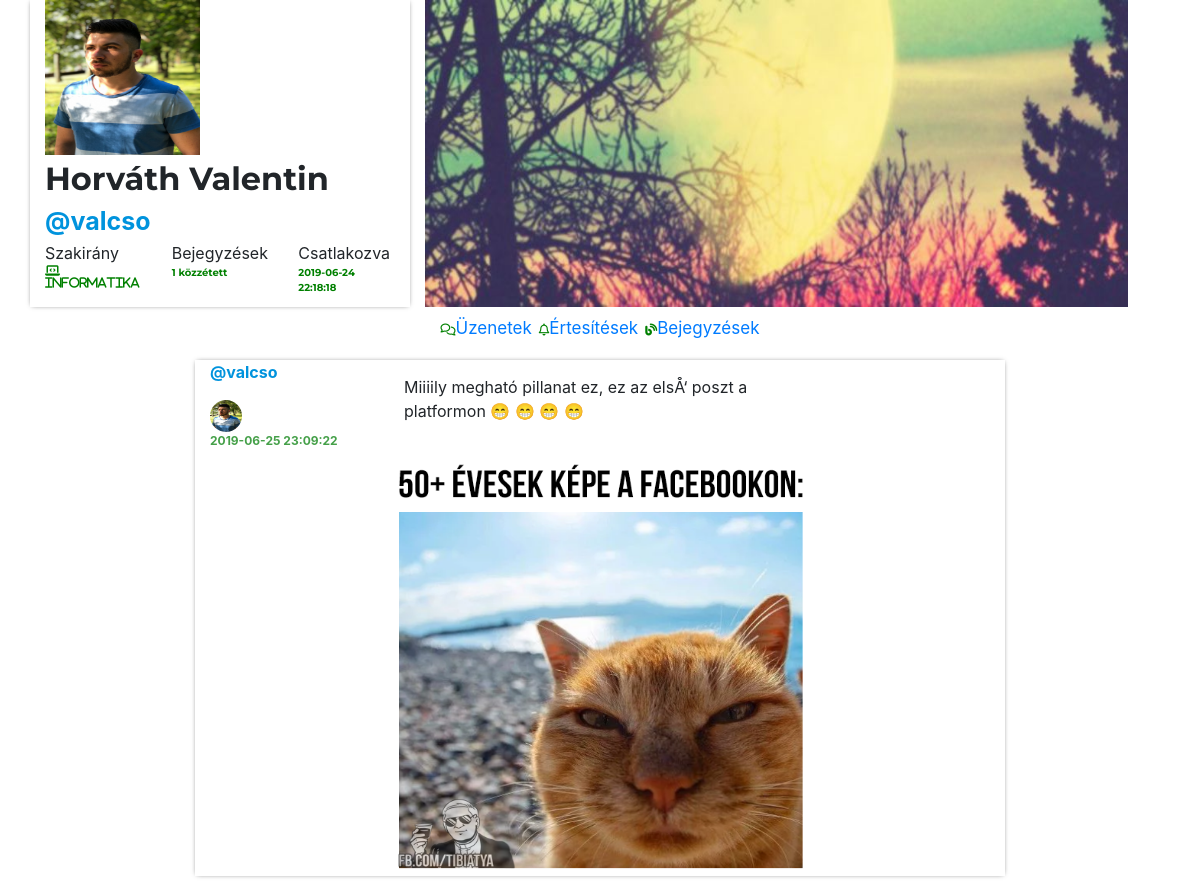
The app's page /php/profile.php?uid=23 with its own data.
### tables this page shows
CREATE TABLE IF NOT EXISTS `users` (
  `user_id` int(11) NOT NULL AUTO_INCREMENT,
  `f_name` mediumtext NOT NULL,
  `l_name` mediumtext NOT NULL,
  `username` varchar(100) NOT NULL,
  `password` varchar(255) NOT NULL,
  `email` varchar(255) NOT NULL,
  `szakirany` varchar(255) NOT NULL,
  `user_image` varchar(111) NOT NULL,
  `posts` varchar(3) NOT NULL,
  `recovery_account` varchar(255) NOT NULL,
  `reg_date` timestamp NOT NULL DEFAULT CURRENT_TIMESTAMP,
  `cover_image` varchar(255) NOT NULL,
  PRIMARY KEY (`user_id`)
);

CREATE TABLE IF NOT EXISTS `posts` (
  `post_id` int(11) NOT NULL AUTO_INCREMENT,
  `user_id` int(11) NOT NULL,
  `post_comment` varchar(500) NOT NULL,
  `upload_image` varchar(255) NOT NULL,
  `post_date` timestamp NOT NULL DEFAULT CURRENT_TIMESTAMP,
  PRIMARY KEY (`post_id`)
);

### php/profile.php (the view, shortened to what this page needs)
<!DOCTYPE html>
<?php session_start();
include 'functions.php';
?>
<html>
<head>
    <?php ;
     if(isset($_GET['uid'])){
         $user=$_GET['uid'];
         $get_user="SELECT * from users where user_id='$user'";
         $run_user=mysqli_query($con,$get_user);
         $row=mysqli_fetch_array($run_user);
         $user_post_id=$row['user_id'];
         $get_user_posts="SELECT * from posts where user_id='$user_post_id' order by post_date desc";
         $run_user_post=mysqli_query($con,$get_user_posts);
         $user_id=$row['user_id'];
         $szakirany=$row['szakirany'];
         $get_post="SELECT count(user_id) as 'post_numbers' from posts where user_id='$user_id'";
         $run_post=mysqli_query($con,$get_post);
         $row_post=mysqli_fetch_array($run_post);
     }
    ?>
    <link rel="stylesheet" href="../css/bootstrap.css">
</head>
<body>
<div class="container">
    <div class="row row-no-gutters">
        <div id="colxs6" class="col-xs-6 col-md-4">
            <img class="home-pic" width="155px" height="155px" src="<?php echo $row['user_image'];?>">
            <p class="name"><?php echo $row['f_name'].'  '.$row['l_name'];?></p>
            <p class="usrname"><?php echo '@'.$row['username'].'';?></p>
            <div class="row row-no-gutters">
                <div class="col-xs-6 col-md-4">
                   Szakirány
                    <?php if($szakirany=='Informatika'){ ?>
                        <p class="szakirany"><i class="fas fa-laptop-code"><?php echo ' '.$row['szakirany'].'';?></i></p>
                    <?php } ?>
                </div>
                <div class="col-xs-6 col-md-4">
                    Bejegyzések
                    <p class="post_number"> <?php echo $row_post['post_numbers'];?> közzétett</p>
                </div>
                <div class="col-xs-6 col-md-4">
                    Csatlakozva
                    <p class="reg_date"> <?php echo $row['reg_date'];?></p>
                </div>
            </div>
        </div>
        <div class="col-xs-6 col-md-4">
             <img src="<?php echo $row['cover_image'];?>" width="703px" height="307px">
    </div>
        <div class="container">
            <div class="row">
                <div id="profilecol" class="col">
                    <a class="mainmenu" href="x"><i class="far fa-comments"></i>Üzenetek</a>
                    <a href="x"><i class="far fa-bell"></i>Értesítések</a>
                    <a href="home.php"><i class="fas fa-blog"></i>Bejegyzések</a></div>
                </div>
            </div>
        </div>
       <?php
       while ($row_user_post = mysqli_fetch_array($run_user_post)) {
           $username=$row['username'];
           $user_image=$row['user_image'];
           $post_time=$row_user_post['post_date'];
           $content=$row_user_post['post_comment'];
           $image=$row_user_post['upload_image'];
       echo "
     <div id='maincnt' class=\"container\">
  <div  id='mainrow-1' class=\"row\">
    <div class=\"col\"> <p class='usr'>@$username</p>
    <img  class='userimg' src='$user_image' width='32px' height='32px'><p class='date'> $post_time</p></div>
    <div class=\"col\"><p class='cnt'>$content</p>
    <img class='imig' src='$image' width='422px' height='422px'></div>
    <div class=\"col\"> </div>
  </div>
</div>
"; }
       ?>
</div>
</body>
</html>

### records on screen
users: user_image (picture), f_name "Horváth", l_name "Valentin", username "valcso", szakirany "Informatika", reg_date "2019-06-24 22:18:18", cover_image (picture)
posts: user.username "valcso", user.user_image (picture), post_date "2019-06-25 23:09:22", post_comment "Miiiily megható pillanat ez, ez az elsÅ‘ poszt a platformon 😁 😁 😁 😁", upload_image (picture)

### other values on screen
$row_post['post_numbers'] "1"
